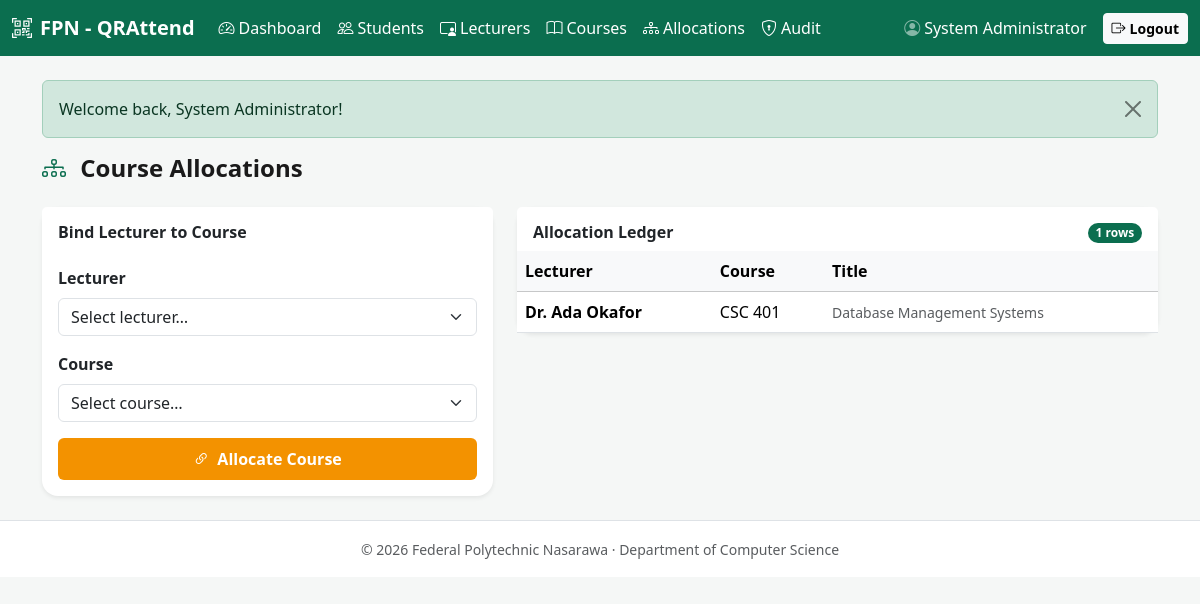
The page /portals/admin/allocations.php (signed in) on the database its author committed.
### tables this page shows
CREATE TABLE `course_allocations` (
  `id`             INT UNSIGNED NOT NULL AUTO_INCREMENT,
  `lecturer_id`    INT UNSIGNED NOT NULL,
  `course_id`      INT UNSIGNED NOT NULL,
  `allocated_at`   TIMESTAMP    NOT NULL DEFAULT CURRENT_TIMESTAMP,
  PRIMARY KEY (`id`),
  UNIQUE KEY `uq_alloc_lecturer_course` (`lecturer_id`, `course_id`),
  KEY `idx_allocations_lecturer` (`lecturer_id`),
  KEY `idx_allocations_course`   (`course_id`),
  CONSTRAINT `fk_allocations_lecturer`
    FOREIGN KEY (`lecturer_id`)
    REFERENCES `lecturers` (`id`)
    ON DELETE CASCADE           
    ON UPDATE CASCADE,
  CONSTRAINT `fk_allocations_course`
    FOREIGN KEY (`course_id`)
    REFERENCES `courses` (`id`)
    ON DELETE RESTRICT          
    ON UPDATE CASCADE
);

CREATE TABLE `lecturers` (
  `id`             INT UNSIGNED NOT NULL AUTO_INCREMENT,
  `staff_no`       VARCHAR(40)  NOT NULL,
  `name`           VARCHAR(120) NOT NULL,
  `email`          VARCHAR(160) NOT NULL,
  `password`       VARCHAR(255) NOT NULL COMMENT 'bcrypt hash',
  `department_id`  INT UNSIGNED NOT NULL,
  `default_duration_minutes` INT UNSIGNED NOT NULL DEFAULT 15 COMMENT 'lecturer preferred session length',
  `created_at`     TIMESTAMP    NOT NULL DEFAULT CURRENT_TIMESTAMP,
  PRIMARY KEY (`id`),
  UNIQUE KEY `uq_lecturers_staff_no` (`staff_no`),
  UNIQUE KEY `uq_lecturers_email`    (`email`),
  KEY `idx_lecturers_department` (`department_id`),
  CONSTRAINT `fk_lecturers_department`
    FOREIGN KEY (`department_id`)
    REFERENCES `departments` (`id`)
    ON DELETE RESTRICT           
    ON UPDATE CASCADE
);

CREATE TABLE `courses` (
  `id`            INT UNSIGNED NOT NULL AUTO_INCREMENT,
  `course_code`   VARCHAR(20)  NOT NULL,
  `course_title`  VARCHAR(160) NOT NULL,
  `credit_units`  INT UNSIGNED NOT NULL DEFAULT 0,
  PRIMARY KEY (`id`),
  UNIQUE KEY `uq_courses_course_code` (`course_code`)
);

### public/portals/admin/allocations.php (the view, shortened to what this page needs)
<?php
require_once __DIR__ . '/../../../app/includes/functions.php';
require_once __DIR__ . '/../../../app/layouts/header.php';
require_once __DIR__ . '/../../../app/layouts/navbar.php';
$allocations = [];
try {
    $db = get_db();
    $allStmt = $db->prepare(
        'SELECT ca.id, l.name AS lecturer_name, c.course_code, c.course_title
         FROM course_allocations ca
         JOIN lecturers l ON ca.lecturer_id = l.id
         JOIN courses c ON ca.course_id = c.id
         ORDER BY ca.id DESC'
    );
    $allStmt->execute();
    $allocations = $allStmt->fetchAll(PDO::FETCH_ASSOC);
} catch (RuntimeException $e) {
    set_flash_message('danger', $e->getMessage());
} catch (PDOException $e) {
    error_log('[QRAttend] allocation query error: ' . $e->getMessage());
}
?>
<main class="container py-4">
    <?= display_flash_message() ?>
    <h1 class="h4 fw-bold mb-4">
        <i class="bi bi-diagram-3 me-2" style="color:var(--brand-primary);"></i>
        Course Allocations
    </h1>
    <div class="row g-4">
        <div class="col-12 col-lg-5">
            <div class="card border-0 shadow-sm rounded-4">
                <div class="card-header bg-white border-0 pt-3">
                    <h2 class="h6 fw-bold mb-0">Bind Lecturer to Course</h2>
                </div>
                <div class="card-body">
                    <form action="../../handlers/admin_gateway.php" method="POST">
                        <div class="mb-3">
                            <label for="lecturer_id" class="form-label fw-semibold">Lecturer</label>
                            <select class="form-select" id="lecturer_id" name="lecturer_id" required>
                                <option value="" selected disabled>Select lecturer…</option>
                            </select>
                        </div>
                        <div class="mb-3">
                            <label for="course_id" class="form-label fw-semibold">Course</label>
                            <select class="form-select" id="course_id" name="course_id" required>
                                <option value="" selected disabled>Select course…</option>
                            </select>
                        </div>
                        <button type="submit"
                                class="btn w-100 py-2 fw-bold text-white"
                                style="background-color:var(--brand-secondary);">
                            <i class="bi bi-link-45deg me-1"></i> Allocate Course
                        </button>
                    </form>
                </div>
            </div>
        </div>
        <div class="col-12 col-lg-7">
            <div class="card border-0 shadow-sm rounded-4">
                <div class="card-header bg-white border-0 d-flex justify-content-between align-items-center pt-3">
                    <h2 class="h6 fw-bold mb-0">Allocation Ledger</h2>
                    <span class="badge rounded-pill" style="background-color:var(--brand-primary);">
                        <?= count($allocations) ?> rows
                    </span>
                </div>
                <div class="card-body p-0">
                    <div class="table-responsive">
                        <table class="table table-hover align-middle mb-0">
                            <thead class="table-light">
                                <tr>
                                    <th>Lecturer</th>
                                    <th>Course</th>
                                    <th>Title</th>
                                </tr>
                            </thead>
                            <tbody>
                                <?php if (empty($allocations)): ?>
                                    <tr>
                                        <td colspan="3" class="text-center text-muted py-4">
                                            No allocations created yet.
                                        </td>
                                    </tr>
                                <?php else: ?>
                                    <?php foreach ($allocations as $al): ?>
                                        <tr>
                                            <td class="fw-semibold"><?= sanitize_input($al['lecturer_name']) ?></td>
                                            <td><?= sanitize_input($al['course_code']) ?></td>
                                            <td class="small text-muted"><?= sanitize_input($al['course_title']) ?></td>
                                        </tr>
                                    <?php endforeach; ?>
                                <?php endif; ?>
                            </tbody>
                        </table>
                    </div>
                </div>
            </div>
        </div>
    </div>
</main>
<?php
require_once __DIR__ . '/../../../app/layouts/footer.php';

### public/assets/css/style.css (style rules this page uses)
body { background-color: var(--brand-surface); color: var(--brand-text); -webkit-font-smoothing: antialiased; }
.card.rounded-4 { border-radius: 1rem !important; }

### rows shown on the page
course_allocations: lecturer.name "Dr. Ada Okafor", course.course_code "CSC 401", course.course_title "Database Management Systems"

### other values the page prints
sanitize_input(INSTITUTION_SHORT) "FPN"
sanitize_input($userName ?? '') "System Administrator"
$text "Welcome back, System Administrator!"
count($allocations) "1"
sanitize_input(INSTITUTION_NAME) "Federal Polytechnic Nasarawa"
sanitize_input(INSTITUTION_DEPT) "Department of Computer Science"
